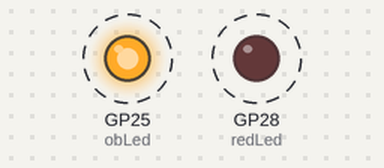
A program run on a simulated Raspberry Pi Pico running MicroPython. Parts: output pins drawn as LEDs (lit = HIGH). Dashed ring = blinking.

Above: at 0.2 s.
Timing chart, 0 to 3.0 s (numbered marks = the images above):
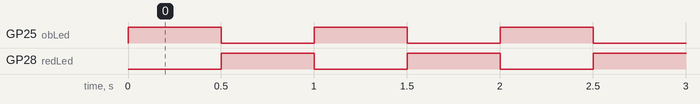

The program:

blinklight.py
```python
# Make the light blink on the Pi Pico

from machine import Pin, UART
import time

#setup the onboard LED
obLed = Pin(25, Pin.OUT)
LED_state = True

#Setup red LED
redLed = Pin(28, Pin.OUT)
redLed.low()


# Alternate blinking red and onboard LED
while True:
    obLed.high()
    time.sleep(0.5)
    obLed.low()
    redLed.high()
    time.sleep(0.5)
    redLed.low()
```

Measured:
- by itself, GP25 (obLed), GP28 (redLed): alternates HIGH for 0.50 s and LOW for 0.50 s
